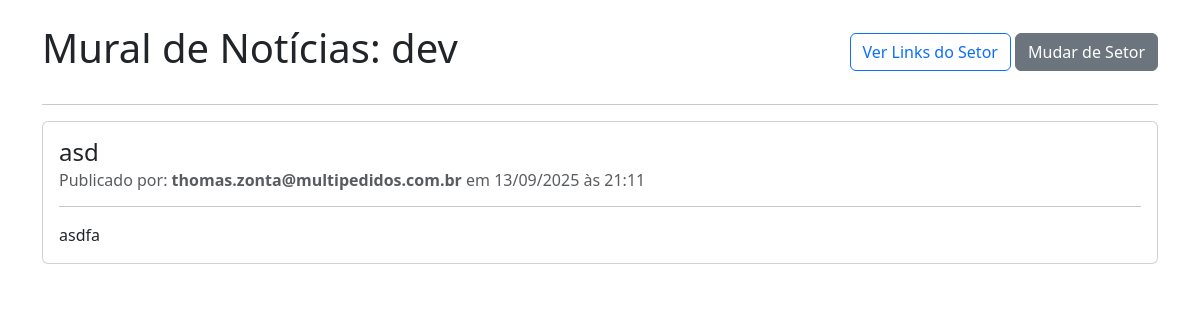
Screenshot of /setor/dev/home (signed in) with the database file from the repository.
### app.py (models this page shows, shortened)
class Sector(db.Model):
    id = db.Column(db.Integer, primary_key=True)
    name = db.Column(db.String(100), unique=True, nullable=False)
    order_index = db.Column(db.Integer, nullable=False, default=0) # <-- Adicionar
    subcategories = db.relationship('Subcategory', back_populates='sector', lazy=True, cascade="all, delete-orphan")
    users = db.relationship('User', secondary=user_sectors_association, lazy='subquery',
                            back_populates='sectors')
    posts = db.relationship('Post', back_populates='sector', lazy=True, cascade="all, delete-orphan") # <-- Adicionar

class Post(db.Model):
    id = db.Column(db.Integer, primary_key=True)
    title = db.Column(db.String(200), nullable=False)
    content = db.Column(db.Text, nullable=False)
    timestamp = db.Column(db.DateTime, nullable=False, default=datetime.utcnow)
    order_index = db.Column(db.Integer, nullable=False, default=0)
    sector_id = db.Column(db.Integer, db.ForeignKey('sector.id'), nullable=False)
    sector = db.relationship('Sector', back_populates='posts')
    author_id = db.Column(db.Integer, db.ForeignKey('user.id'), nullable=False)
    author = db.relationship('User', back_populates='posts')

class User(db.Model, UserMixin):
    id = db.Column(db.Integer, primary_key=True)
    email = db.Column(db.String(120), unique=True, nullable=False)
    password_hash = db.Column(db.String(60), nullable=False)
    is_admin = db.Column(db.Boolean, nullable=False, default=False)
    sectors = db.relationship('Sector', secondary=user_sectors_association, lazy='subquery',
                              back_populates='users')
    posts = db.relationship('Post', back_populates='author', lazy=True)

### app.py (the view)
@app.route('/setor/<string:sector_name>/home')
@login_required
def view_sector_home(sector_name):
    sector = Sector.query.filter_by(name=sector_name).first_or_404()
    if not current_user.is_admin and sector not in current_user.sectors:
        flash('Você não tem permissão para acessar este setor.', 'danger')
        return redirect(url_for('dashboard'))
    posts = Post.query.filter_by(sector_id=sector.id).order_by(Post.timestamp.desc()).all()
    return render_template('sector_home.html', current_sector=sector, posts=posts)

### app.py (called while the page is built)
@login_manager.user_loader
def load_user(user_id):
    return db.session.get(User, int(user_id))

### templates/sector_home.html (shortened to what this page needs)
<!DOCTYPE html>
<html lang="pt-br">
<head>
    <link rel="stylesheet" href="https://cdn.jsdelivr.net/npm/bootstrap@5.3.2/dist/css/bootstrap.min.css">
</head>
<body>
    <div class="container mt-4">
        <div class="d-flex justify-content-between align-items-center mb-4">
            <h1>Mural de Notícias: {{ current_sector.name }}</h1>
            <div>
                <a href="{{ url_for('view_sector_dashboard', sector_name=current_sector.name) }}" class="btn btn-outline-primary">Ver Links do Setor</a>
                <a href="{{ url_for('dashboard') }}" class="btn btn-secondary">Mudar de Setor</a>
            </div>
        </div>
        <hr>
        {% if posts %}
            {% for post in posts %}
                <div class="card mb-4">
                    <div class="card-body">
                        <h4 class="card-title">{{ post.title }}</h4>
                        <h6 class="card-subtitle mb-2 text-muted">
                            Publicado por: <strong>{{ post.author.email }}</strong> em {{ post.timestamp.strftime('%d/%m/%Y às %H:%M') }}
                        </h6>
                        <hr>
                        <div class="card-text">
                            {{ post.content | safe }}
                        </div>
                    </div>
                </div>
            {% endfor %}
        {% else %}
            <div class="alert alert-info">
                Ainda não há nenhuma notícia ou comunicado para este setor.
            </div>
        {% endif %}
    </div>
</body>
</html>

### rows the page displays
Sector: name "dev"
Post: title "asd", author.email "thomas.zonta@multipedidos.com.br", timestamp "13/09/2025 às 21:11", content "asdfa"
